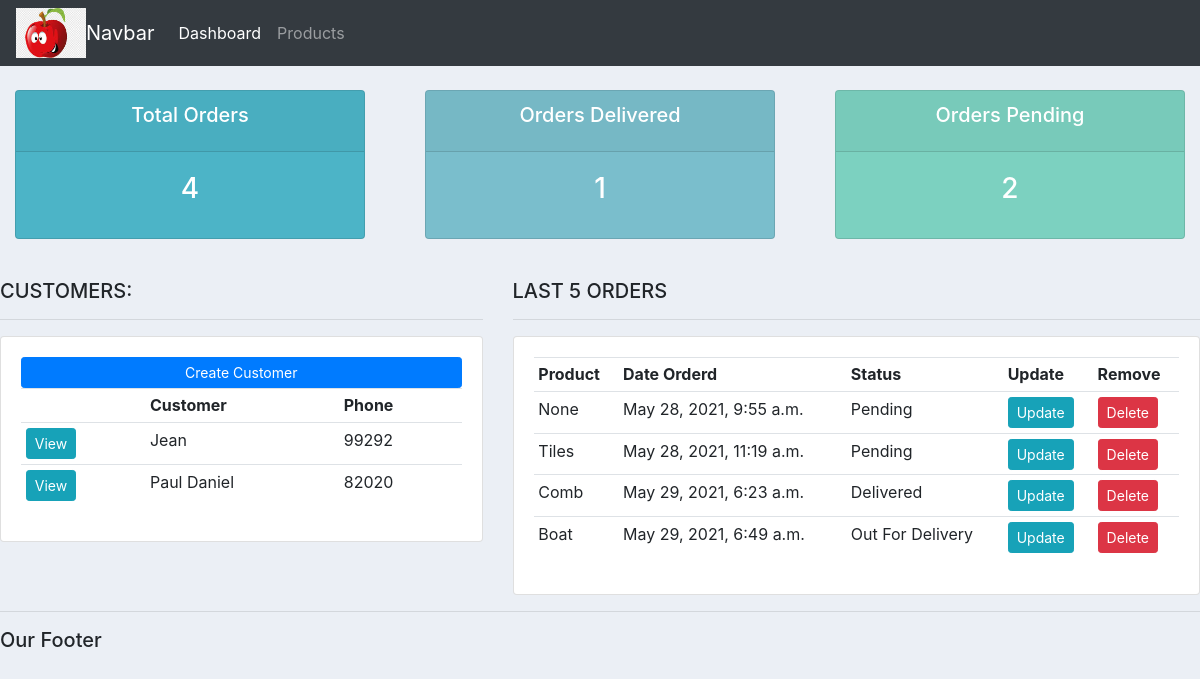
The app's page /, older data.
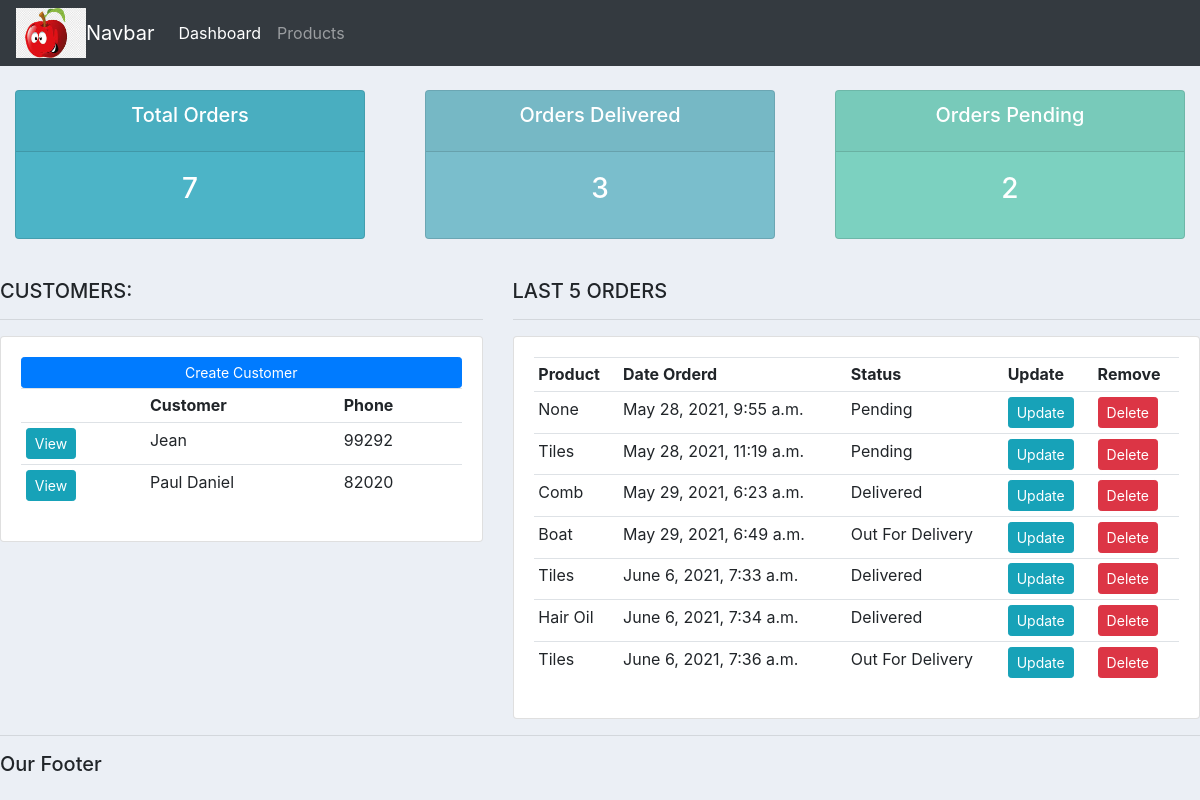
The same page, newer data.
### accounts/models.py (models this page shows, shortened)
class Customer(models.Model):
	name = models.CharField(max_length=200, null=True)
	phone = models.CharField(max_length=200,null=True)
	email = models.CharField(max_length=200,null=True)
	date_created = models.DateTimeField(auto_now_add=True,null=True)

class Order(models.Model):
	STATUS = (
		('Pending', 'Pending'),
		('Out For Delivery', 'Out For Delivery'),
		('Delivered', 'Delivered'),
		)
	customer = models.ForeignKey(Customer,null=True,on_delete=models.SET_NULL)
	product = models.ForeignKey(Product,null=True,on_delete=models.SET_NULL)
	date_created = models.DateTimeField(auto_now_add=True,null=True)
	status = models.CharField(max_length=200,null=True,choices=STATUS)
	note = models.CharField(max_length=1000,null=True)

class Product(models.Model):
	CATEGORY = (
		('Indoor', 'Indoor'),
		('Out Door', 'Out Door'),
		)
	name= models.CharField(max_length=200,null=True)
	price= models.FloatField(null=True)
	category= models.CharField(max_length=200,null=True,choices=CATEGORY)
	description= models.CharField(max_length=200,null=True,blank=True)
	date_created= models.DateTimeField(auto_now_add=True,null=True)
	tags = models.ManyToManyField(Tag)
	def __str__(self):
		return self.name

### accounts/views.py (the view)
# urls.py: path('', views.home, name="home"),
def home(request):
	orders = Order.objects.all()
	customers = Customer.objects.all()
	total_customers = customers.count()
	total_orders = orders.count()
	delivered = orders.filter(status='Delivered').count()
	pending = orders.filter(status='Pending').count()
	context = {'orders': orders, 'customers': customers, 'total_orders': total_orders, 'delivered': delivered, 'pending': pending}
	return render(request, 'accounts/dashboard.html', context)

### accounts/templates/accounts/dashboard.html
{% extends 'accounts/main.html' %}
{% block content %}
{%  include 'accounts/status.html' %}
<br>
<div class="row">
	<div class="col-md-5">
		<h5>CUSTOMERS:</h5>
		<hr>
		<div class="card card-body">
			<a class="btn btn-primary  btn-sm btn-block" href="">Create Customer</a>
			<table class="table table-sm">
				<tr>
					<th></th>
					<th>Customer</th>
					<th>Phone</th>
				</tr>
				{% for customer in customers %}
					<tr>
						<td><a class="btn btn-sm  btn-info" href="{% url 'customer' customer.id %}">View</a></td>
						<td>{{customer.name}}</td>
						<td>{{customer.phone}}</td>
					</tr>
				{% endfor %}
			</table>
		</div>
	</div>
	<div class="col-md-7">
		<h5>LAST 5 ORDERS</h5>
		<hr>
		<div class="card card-body">
			<table class="table table-sm">
				<tr>
					<th>Product</th>
					<th>Date Orderd</th>
					<th>Status</th>
					<th>Update</th>
					<th>Remove</th>
				</tr>
				{% for order in orders %}
					<tr>
						<td>{{order.product}}</td>
						<td>{{order.date_created}}</td>
						<td>{{order.status}}</td>
						<td><a class="btn btn-sm  btn-info" href="{% url 'update_order' order.id %}">Update</td>
						<td><a class="btn btn-sm  btn-danger" href="{% url 'delete_order' order.id %}">Delete</td>
					</tr>
				{% endfor %}
			</table>
		</div>
	</div>
</div>
{% endblock %}

Row changes from the older to the newer data that the page shows:
added Order: product "Tiles", date_created "June 6, 2021, 7:33 a.m.", status "Delivered"
added Order: product "Hair Oil", date_created "June 6, 2021, 7:34 a.m.", status "Delivered"
added Order: product "Tiles", date_created "June 6, 2021, 7:36 a.m.", status "Out For Delivery"
Text that changed along with them:
{{ total_orders }}: "4" → "7"
{{ delivered }}: "1" → "3"
